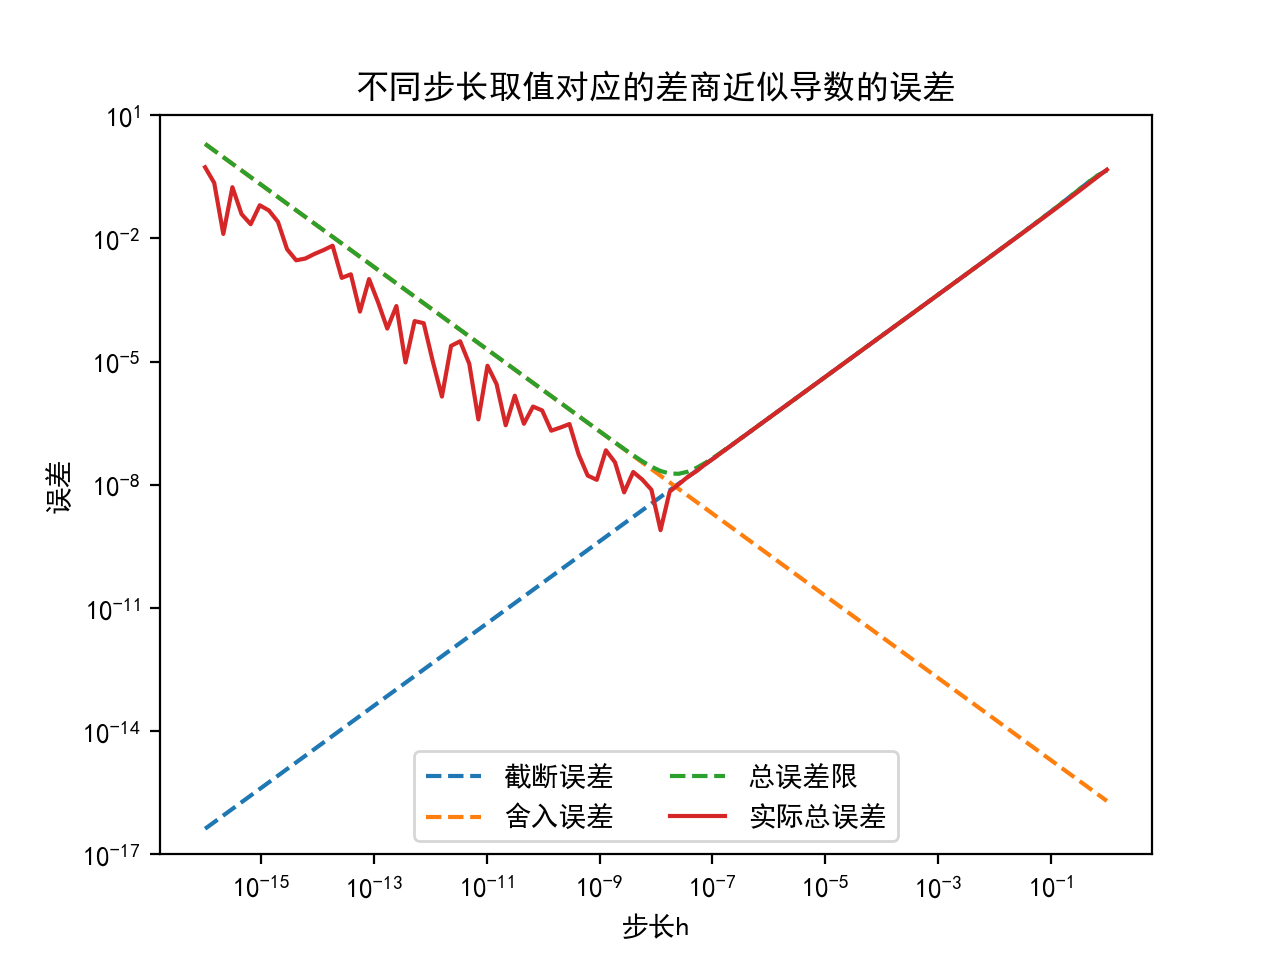

Python code for this plot:
# coding=utf-8
import matplotlib
import matplotlib.pyplot as plt
import numpy as np

# 指定默认字体
plt.rcParams['font.sans-serif']=['SimHei']
plt.rcParams['font.family']='sans-serif'
# 用来正常显示负号
plt.rcParams['axes.unicode_minus']=False
plt.rcParams['text.usetex']=False
plt.rcParams['mathtext.fontset']='cm'

# 计算f(x) = sinx, 在x = 1点的导数值时的误差
truncation_error = lambda h: np.sin(1+h) * h / 2.
rounding_error = lambda h: 1e-16 * 2. / h
real_error = lambda h: np.abs(1. * (np.sin(1+h) - np.sin(1)) / h - np.cos(1))

# 绘制步长h-误差的对数关系图
plt.title(u"不同步长取值对应的差商近似导数的误差")
plt.xlabel(u"步长h")
plt.ylabel(u"误差")

x = np.logspace(-16, 0, num=100)
t = truncation_error(x)
r = rounding_error(x)
y = np.abs(t + r)
plt.ylim(1e-17, 10)
plt.loglog(x, t, linestyle="--", label=u'截断误差')
plt.loglog(x, r, linestyle="--", label=u'舍入误差')
plt.loglog(x, y, linestyle="--", label=u'总误差限')
plt.loglog(x, real_error(x), label=u'实际总误差')
plt.legend(loc=0, ncol=2)
plt.show()
